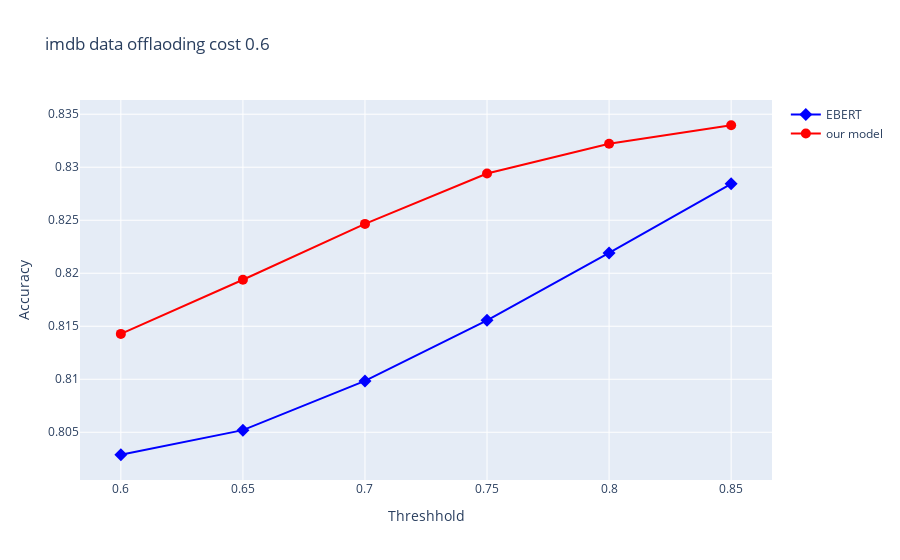
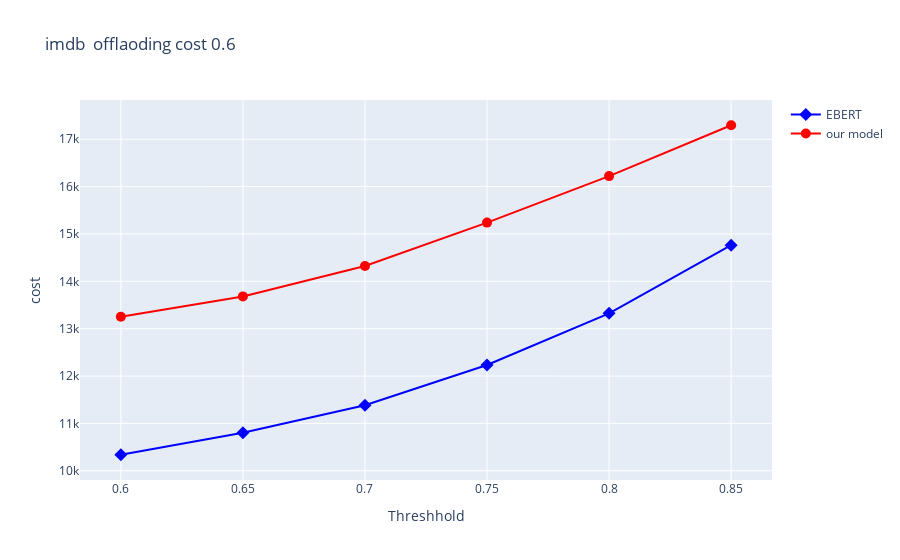
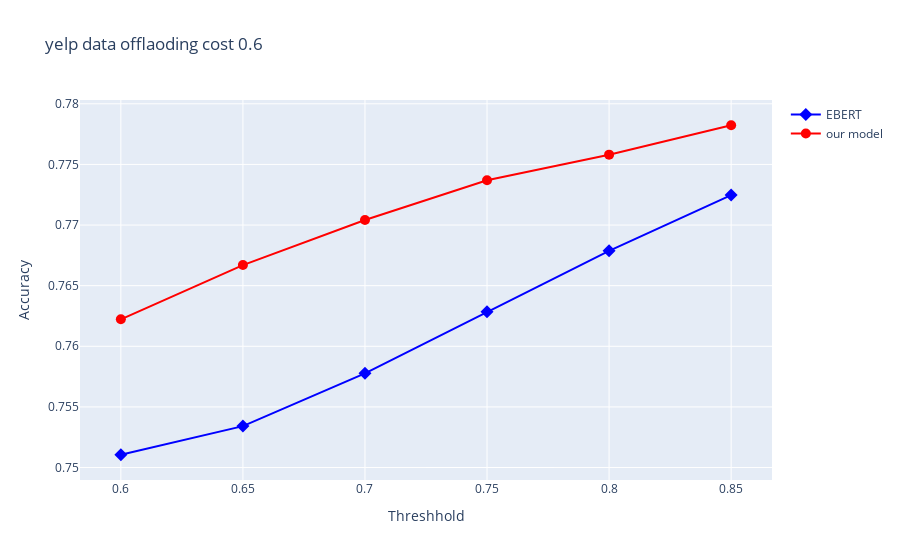
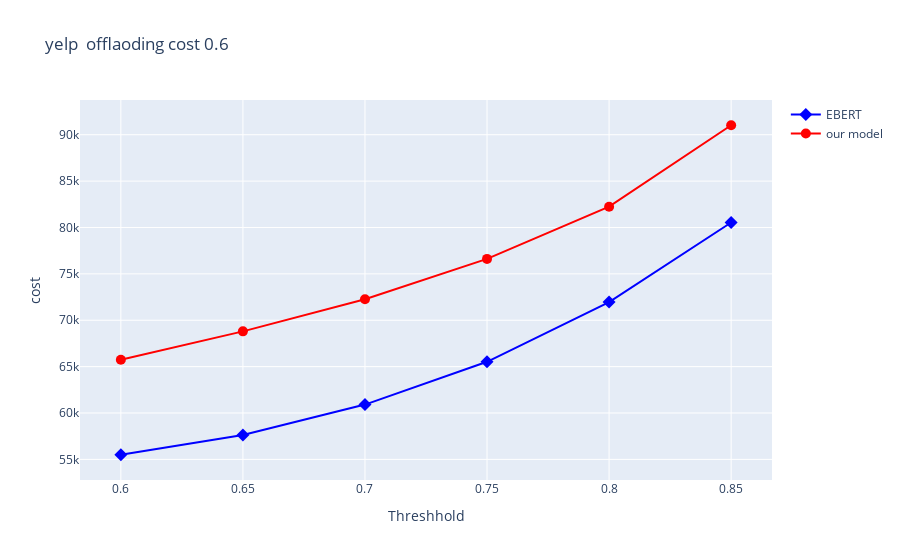

Write notebook code for charts like these, in order.
### Code cell
threshhold=[0.6,0.65,0.7,0.75,0.8,0.85]
cos_qqp=[]
re_qqp=[]
re_snli=[]
cos_snli=[]
re_scitail=[]
cos_scitail=[]
re_imdb=[]
cos_imdb=[]
re_yelp=[]
cos_yelp=[]
cost_and_accuracy_calculate_ebert(1/10,1)
plot_accuracy_cost(0.6,1/10,threshhold,cos_qqp,re_qqp,re_snli,cos_snli,re_scitail,cos_scitail,re_imdb,cos_imdb,re_yelp,cos_yelp)

### Figure 1 — Plotly figure (JSON) as saved in the notebook; plotly's stock layout.template omitted (floating-point values rounded to 4 significant figures)
{"data": [{"hovertemplate": "threshhold=%{x}<br>Accuracy=%{y}", "marker": {"color": "blue", "size": 10, "symbol": "diamond"}, "mode": "lines+markers", "name": "EBERT", "type": "scatter", "x": [0.6, 0.65, 0.7, 0.75, 0.8, 0.85], "y": [0.8029, 0.8052, 0.8098, 0.8156, 0.8219, 0.8284]}, {"hovertemplate": "threshhold=%{x}<br>Accuracy=%{y}", "marker": {"color": "red", "size": 10}, "mode": "lines+markers", "name": "our model", "type": "scatter", "x": [0.6, 0.65, 0.7, 0.75, 0.8, 0.85], "y": [0.8143, 0.8194, 0.8247, 0.8294, 0.8322, 0.834]}], "layout": {"title": {"text": "imdb data offlaoding cost 0.6"}, "xaxis": {"ticktext": [0.6, 0.65, 0.7, 0.75, 0.8, 0.85], "tickvals": [0.6, 0.65, 0.7, 0.75, 0.8, 0.85], "title": {"text": "Threshhold"}}, "yaxis": {"title": {"text": "Accuracy"}}}}

### Figure 2 — Plotly figure (JSON) as saved in the notebook; plotly's stock layout.template omitted (floating-point values rounded to 4 significant figures)
{"data": [{"hovertemplate": "threshhold=%{x}<br>cost=%{y}", "marker": {"color": "blue", "size": 10, "symbol": "diamond"}, "mode": "lines+markers", "name": "EBERT", "type": "scatter", "x": [0.6, 0.65, 0.7, 0.75, 0.8, 0.85], "y": [10340.0, 10800.0, 11380.0, 12230.0, 13320.0, 14760.0]}, {"hovertemplate": "threshhold=%{x}<br>cost=%{y}", "marker": {"color": "red", "size": 10}, "mode": "lines+markers", "name": "our model", "type": "scatter", "x": [0.6, 0.65, 0.7, 0.75, 0.8, 0.85], "y": [13250.0, 13680.0, 14320.0, 15240.0, 16220.0, 17300.0]}], "layout": {"title": {"text": "imdb  offlaoding cost 0.6"}, "xaxis": {"ticktext": [0.6, 0.65, 0.7, 0.75, 0.8, 0.85], "tickvals": [0.6, 0.65, 0.7, 0.75, 0.8, 0.85], "title": {"text": "Threshhold"}}, "yaxis": {"title": {"text": "cost"}}}}

### Figure 3 — Plotly figure (JSON) as saved in the notebook; plotly's stock layout.template omitted (floating-point values rounded to 4 significant figures)
{"data": [{"hovertemplate": "threshhold=%{x}<br>Accuracy=%{y}", "marker": {"color": "blue", "size": 10, "symbol": "diamond"}, "mode": "lines+markers", "name": "EBERT", "type": "scatter", "x": [0.6, 0.65, 0.7, 0.75, 0.8, 0.85], "y": [0.7511, 0.7534, 0.7578, 0.7629, 0.7679, 0.7725]}, {"hovertemplate": "threshhold=%{x}<br>Accuracy=%{y}", "marker": {"color": "red", "size": 10}, "mode": "lines+markers", "name": "our model", "type": "scatter", "x": [0.6, 0.65, 0.7, 0.75, 0.8, 0.85], "y": [0.7622, 0.7667, 0.7704, 0.7737, 0.7758, 0.7782]}], "layout": {"title": {"text": "yelp data offlaoding cost 0.6"}, "xaxis": {"ticktext": [0.6, 0.65, 0.7, 0.75, 0.8, 0.85], "tickvals": [0.6, 0.65, 0.7, 0.75, 0.8, 0.85], "title": {"text": "Threshhold"}}, "yaxis": {"title": {"text": "Accuracy"}}}}

### Figure 4 — Plotly figure (JSON) as saved in the notebook; plotly's stock layout.template omitted (floating-point values rounded to 4 significant figures)
{"data": [{"hovertemplate": "threshhold=%{x}<br>cost=%{y}", "marker": {"color": "blue", "size": 10, "symbol": "diamond"}, "mode": "lines+markers", "name": "EBERT", "type": "scatter", "x": [0.6, 0.65, 0.7, 0.75, 0.8, 0.85], "y": [55500.0, 57640.0, 60910.0, 65520.0, 71960.0, 80540.0]}, {"hovertemplate": "threshhold=%{x}<br>cost=%{y}", "marker": {"color": "red", "size": 10}, "mode": "lines+markers", "name": "our model", "type": "scatter", "x": [0.6, 0.65, 0.7, 0.75, 0.8, 0.85], "y": [65750.0, 68800.0, 72260.0, 76620.0, 82240.0, 91020.0]}], "layout": {"title": {"text": "yelp  offlaoding cost 0.6"}, "xaxis": {"ticktext": [0.6, 0.65, 0.7, 0.75, 0.8, 0.85], "tickvals": [0.6, 0.65, 0.7, 0.75, 0.8, 0.85], "title": {"text": "Threshhold"}}, "yaxis": {"title": {"text": "cost"}}}}
